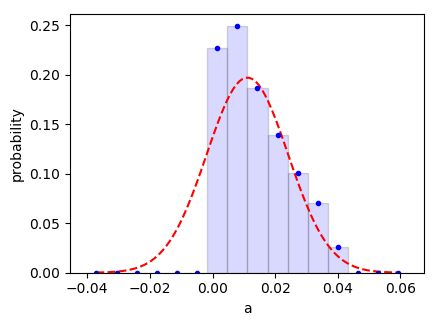

Reproduce this figure in Python.
#!/usr/bin/env python
# encoding: utf-8
"""
eg6.py - Code for "Positive Parameters; Non-Gaussian Priors"

Created by Peter Lepage on 2013-02-12.
Copyright (c) 2013 G. Peter Lepage. All rights reserved.
"""

from __future__ import print_function   # makes this work for python2 and 3
from gvar import *
from lsqfit import nonlinear_fit
import lsqfit
import functools
import inspect
import sys
import tee

DO_PLOT = True
sys_stdout = sys.stdout

# ranseed(12345)
# ygen = gvar(0.015, 0.2)
# print(ygen)

# y = [gi for gi in bootstrap_iter(ygen, 20)]
# y = [gvar(ygen(), ygen.sdev) for i in range(20)]
# ystr = [yi.fmt(2) for yi in y]
# y = gvar(fmt(y, 2))
y = gvar([
   '-0.17(20)', '-0.03(20)', '-0.39(20)', '0.10(20)', '-0.03(20)',
   '0.06(20)', '-0.23(20)', '-0.23(20)', '-0.15(20)', '-0.01(20)',
   '-0.12(20)', '0.05(20)', '-0.09(20)', '-0.36(20)', '0.09(20)',
   '-0.07(20)', '-0.31(20)', '0.12(20)', '0.11(20)', '0.13(20)'
   ])

# print (y)

print
log_prior = BufferDict()
log_prior['log(a)'] = log(gvar(0.02, 0.02))
sqrt_prior = BufferDict()
sqrt_prior['sqrt(a)'] = sqrt(gvar(0.02, 0.02))
prior = BufferDict(a = gvar(0.02, 0.02))

stdout = sys.stdout
for p in [prior, log_prior, sqrt_prior]:
	key = list(p.keys())[0]
	sys.stdout = tee.tee(sys_stdout, open("eg6-{}.out".format(key), "w"))
	def fcn(p, N=len(y)):
		return N*[p['a']]
	f = nonlinear_fit(prior=p, fcn=fcn, data=(y), extend=True)
	print (f)
	print ("a =", f.p['a'])

sys.stdout = tee.tee(sys_stdout, open("eg6-erfinv.out", "w"))
prior = BufferDict()
prior['erfinv(50a-1)'] = gvar('0(1)') / sqrt(2)

def fcn(p, N=len(y)):
  a = 0.02 + 0.02 * p['50a-1']
  return N * [a]

fit = nonlinear_fit(prior=prior, data=y, fcn=fcn, extend=True)
print(fit)
print('a =', (0.02 + 0.02 * fit.p['50a-1']))                 # exp(log(a))

if DO_PLOT:
    sys.stdout = tee.tee(sys_stdout, open('eg6-hist.out', 'w'))
    print(fit)
    a = (1+fit.p['50a-1']) / 50
    print('a =', a)
    import matplotlib.pyplot as plt
    fs = plt.rcParams['figure.figsize']
    plt.rcParams['figure.figsize'] = [fs[0] * 0.7, fs[1] * 0.7]
    plt.rcParams['figure.autolayout'] = True
    a = (1+fit.p['50a-1']) / 50

    hist = PDFHistogram(a, nbin=16, binwidth=0.5)

    def g(p):
        return hist.count((1+p['50a-1']) / 50)

    expval = lsqfit.BayesIntegrator(fit)
    expval(neval=1009, nitn=10)

    count = expval(g, neval=1000, nitn=10, adapt=False)
    print('\nHistogram Analysis:')
    print (hist.analyze(count).stats)
    hist.make_plot(count, plot=plt)
    plt.xlabel('a')
    plt.savefig('eg6.png', bbox_inches='tight')
    plt.show()

sys.stdout = stdout



# import lsqfit

# def invf(x):
#     return 0.02 + 0.02 * tanh(x)
# def f(x):
#     return arctanh((x - 0.02) / 0.02)

# lsqfit.add_parameter_distribution('f', invf)
# intv_prior = BufferDict()
# intv_prior['f(a)'] = gvar(0,0.75)
# fit = nonlinear_fit(prior=intv_prior, fcn=fcn, data=y, extend=True)
# a = fit.p['a']
# fa = fit.p['f(a)']
# print (fit.format())
# print (invf(fa), fit.p['a'])
# print (f(a), fit.p['f(a)'])
